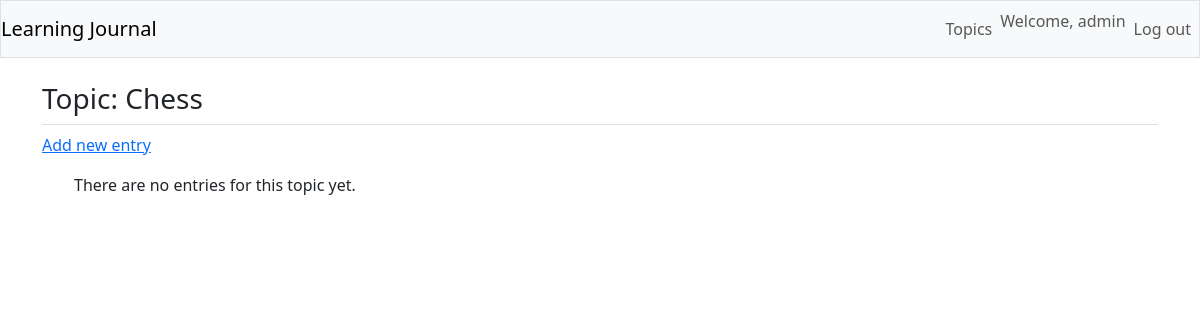
Before: /topics/1/ (signed in) with the older database file.
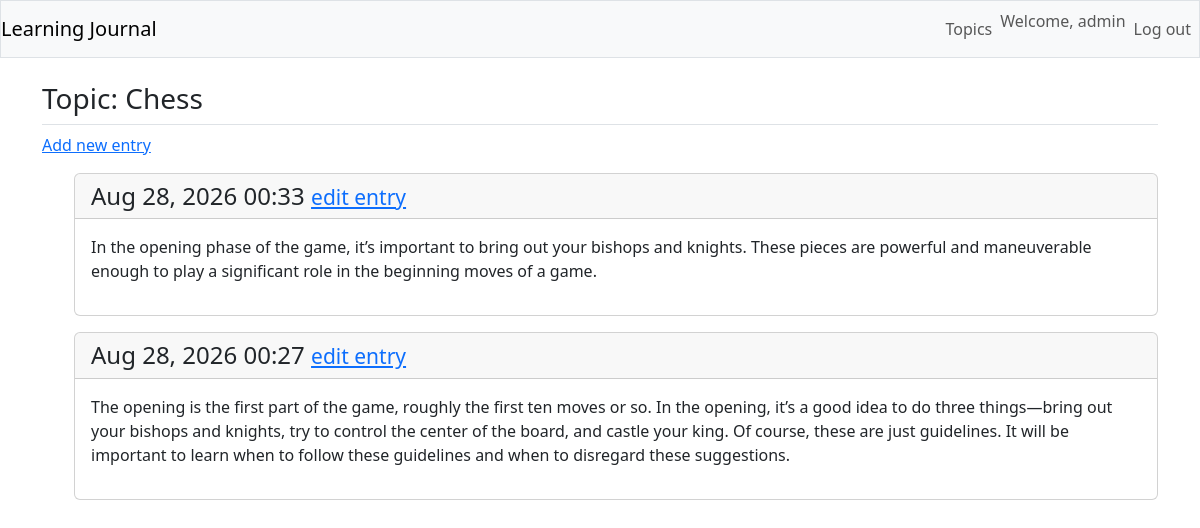
After: the same page with the newer database file.
### mypett/models.py (models this page shows, shortened)
class Topic(models.Model):
    text = models.CharField(max_length=200)
    date_added = models.DateTimeField(auto_now_add=True)
    owner = models.ForeignKey(User, on_delete=models.CASCADE)

class Entry(models.Model):
    topic = models.ForeignKey(Topic, on_delete=models.CASCADE)
    text = models.TextField()
    date_added = models.DateTimeField(auto_now_add=True)
    class Meta:
        verbose_name_plural = "entries"

### mypett/views.py (the view)
# urls.py: path("topics/<int:topic_id>/", views.topic, name="topic"),
@login_required
def topic(request, topic_id):
    topic = Topic.objects.get(id=topic_id)
    if topic.owner != request.user:
        raise Http404
    entries = topic.entry_set.order_by("-date_added")
    context = {"topic": topic, "entries": entries}
    return render(request, "mypett/topic.html", context)

### mypett/templates/mypett/topic.html
{% extends "mypett/base.html" %}
{% block page_header %}
<h3>Topic: {{ topic.text }}</h3>
{% endblock page_header %}
{% block content %}
<p>
  <a href="{% url 'mypett:new_entry' topic.id %}">Add new entry</a>
</p>
<ul>
  {% for entry in entries %}
  <div class="card mb-3">
   <h4 class="card-header">
    {{entry.date_added| date:'M d, Y H:i'}}
    <small>
      <a href="{% url 'mypett:edit_entry' entry.id %}">edit entry</a>
    </small>
   </h4>
   <div class="card-body">
     {{ entry.text|linebreaks }}
   </div>
  </div>
   {% empty %}
  <p>There are no entries for this topic yet.</p>
  {% endfor %}
{% endblock content %}

### mypett/templates/mypett/base.html (shortened to what this page needs)
{% load django_bootstrap5 %}
<!DOCTYPE html>
<html lang="en">
  <head>
    {% bootstrap_css %} {% bootstrap_javascript %}
  </head>
  <body>
    <nav class="navbar navbar-expand-md navbar-light bg-light mb-4 border">
      <a class="navbar-brand" href="{% url 'mypett:index' %}">
        Learning Journal
      </a>
      <div class="collapse navbar-collapse" id="navbarCollapse">
        <ul class="navbar-nav ms-auto">
          <li class="nav-item">
            <a class="nav-link" href="{% url 'mypett:topics' %}">Topics</a>
          </li>
        </ul>
        <ul class="navbar-nav ml-auto">
          {% if user.is_authenticated %}
          <li class="nav-item">
            <span class="navbar-text">Welcome, {{user.username}} </span>
          </li>
          <li class="nav-item">
            <form action="{% url 'users:logout' %}" method="post">
              <button class="nav-link btn btn-link" type="submit">
                Log out
              </button>
            </form>
          </li>
          {% endif %}
        </ul>
      </div>
    </nav>
    <main role="main" class="container">
      <div class="pd-2 mb-2 border-bottom">
        {% block page_header %}{% endblock page_header %}
      </div>
      <div>{% block content%} {% endblock content %}</div>
    </main>
  </body>
</html>

Changed rows visible on the page:
added Entry: date_added "Aug 28, 2026 00:33", text "In the opening phase of the game, it’s important to bring out your bishops and knights. These pieces are powerful and maneuverable enough to play a signiﬁcant role in the beginning moves of a game."
added Entry: date_added "Aug 28, 2026 00:27", text "The opening is the ﬁrst part of the game, roughly the ﬁrst ten moves or so. In the opening, it’s a good idea to do three things—bring out your bishops and knights, try to control the center of the board, and castle your king. Of course, these are just guidelines. It will be important to learn when to follow these guidelines and when to disregard these suggestions."
Other visible differences:
text no longer shown: "There are no entries for this topic yet."
